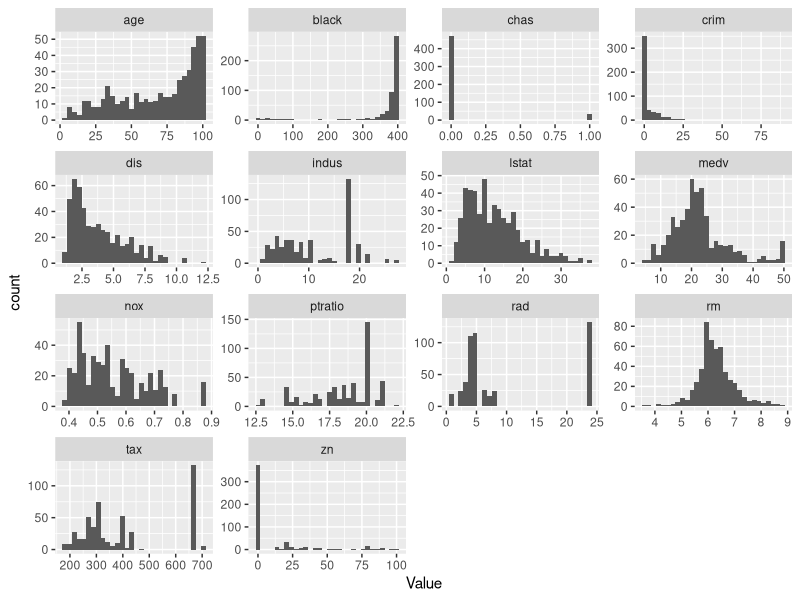

Recreate this plot in R.
# Homework 6
# JJ

# Load the tidyverse package
library(tidyverse)

# This is a simple homework that will teach you a trick of using pivot_longer()
# to help you create a plot that describes your entire dataset.

# Load the Boston Housing dataset. You need to install the MASS package for that
install.packages("MASS")
library(MASS)
data(Boston)

# Now we want to create a histogram plot of every variable in the Boston dataset.
# To do that we need to use the pivot_longer() function to convert the dataset
# into a long format.
# Use the pivot_longer() function to convert the Boston dataset into a long format
# Set the cols parameter to everything() to include all columns
# Set the names_to parameter to "Variable" to name the new column "Variable"
# Set the values_to parameter to "Value" to name the new column "Value"

Boston_long <- Boston |>
  pivot_longer(cols = everything(),
               names_to = "Variable",
               values_to = "Value")

Boston_long
  
# Now that we have the data in a long format we can create a histogram plot
# with facet_wrap() to create a plot of every variable in the dataset.
# Use the ggplot() function to create the plot
# Set the data parameter to Boston_long
# Use the aes() function to set the x parameter to Value
# Add a + sign after the ggplot() function
# Use the geom_histogram() function to create the histogram
# Use the facet_wrap() function to create a plot of every variable in the dataset
# Set the ~Variable parameter to create a plot of every variable in the dataset
# Set the scales parameter to "free" to allow the scales to vary

all_plot <- ggplot(data = Boston_long, aes(x = Value,)) +
  geom_histogram() +
  facet_wrap(~Variable, scales = "free")

all_plot